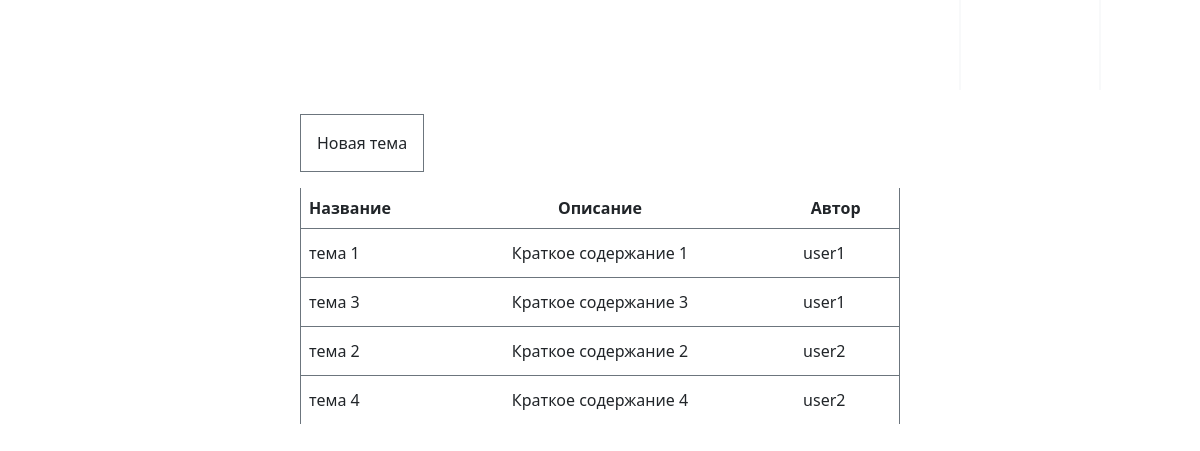
The page / (signed in) on the database its author committed.
### tables this page shows
create table articles
(
    id int auto_increment primary key,
    title varchar(50),
    author_id int,
    summary varchar(255),
    content text,
    time datetime DEFAULT CURRENT_TIMESTAMP,
    CONSTRAINT check_article_author_id foreign key (author_id) references users (id) ON DELETE cascade
);

create table users
(
    id              int AUTO_INCREMENT PRIMARY KEY,
    login           varchar(100) UNIQUE,
    password        varchar(255) not null
);

### application/Core/DB/DBCtl.php (called while the page is built, shortened)
<?php
class DBCtl
{
    private DBQueryClass $dbQueryCtl;
    public function __construct($dbAddr, $dbName, $dbUser, $dbPassword)
    {
        $this->dbQueryCtl = new DBQueryClass($dbAddr, $dbName, $dbUser, $dbPassword);
    }
    public function getUsers(): User
    {
        return new User($this->dbQueryCtl);
    }
    public function getArticles(): Article
    {
        return new Article($this->dbQueryCtl);
    }
    public function getComments(): Comment
    {
        return new Comment($this->dbQueryCtl);
    }
}

### application/Core/View.php (called while the page is built, shortened)
<?php
class View
{
    public function generate($template_view, $content_view, $content_css, $content_js, $pageName, $data = null)
    {
        require_once dirname(__DIR__, 1).DIRECTORY_SEPARATOR.'views'.DIRECTORY_SEPARATOR.$template_view;
    }
}

### application/Controllers/ArticleController.php (called while the page is built, shortened)
<?php
class ArticleController extends Controller
{
    public function __construct(DBCtl $dbCtl = null)
    {
        $this->articles = $dbCtl->getArticles();
    }
    public function index()
    {
        $data['login'] = UserController::getLoginFromClient();
        $data['articles'] = $this->articles->all();
        $this->view->generate('template_view.php', 'articles_view.php', 'articles.css', null, 'Форум - статьи', $data);
    }
}

### application/bootstrap.php (called while the page is built, shortened)
<?php
Route::start();

### index.php (called while the page is built, shortened)
<?php
require_once 'application/bootstrap.php';

### application/Core/DB/DBQueryClass.php (called while the page is built, shortened)
<?php
class DBQueryClass
{
    private $dbConnection;
    private string $host;
    private string $nameDB;
    private string $userDB;
    private string $passwordDB;
    public function __construct($host, $nameDB, $userDB, $passwordDB)
    {
        $this->host = $host;
        $this->nameDB = $nameDB;
        $this->userDB = $userDB;
        $this->passwordDB = $passwordDB;
    }
    private function connect()
    {
        try {
            $this->dbConnection = new PDO(
                "mysql:dbname=$this->nameDB; host=$this->host",
                $this->userDB,
                $this->passwordDB
            );
        } catch (PDOException $e) {
            die($e->getMessage());
        }
    }
    private function disconnect()
    {
        $this->dbConnection = null;
    }
    public function query(string $sql, bool $isOneValue = true)
    {
        $query = $this->dbConnection->query($sql);
        return $isOneValue ? $query->fetch(PDO::FETCH_ASSOC) : $query->fetchAll();
    }
}

### application/Models/Article.php (called while the page is built, shortened)
<?php
class Article extends Model
{
    public function all()
    {
        $sql = 'select articles.id as id, login, title, summary, content from articles join users on articles.author_id = users.id';
        return $this->db->query($sql, false);
    }
}

### application/Core/Model.php (called while the page is built, shortened)
<?php
class Model
{
    public function __construct(DBQueryClass $db)
    {
        $this->db = $db;
    }
}

### application/views/articles_view.php (the view)
<section class='w-50 mx-auto'>
    <a href="/article/create">
        <p class='d-inline-block border border-secondary text-decoration-none text-dark p-3'>Новая тема</p>
    </a>
    <section>
         <article class='d-flex border-start border-end border-secondary p-1'>
            <p class='w-25 m-0 fw-bolder p-1'>Название</p>
            <p class='w-75 text-center m-0 fw-bolder p-1'>Описание</p>
            <p class='w-25 text-center m-0 fw-bolder p-1'>Автор</p>
        </article>
        <?php foreach ($data['articles'] as $article) { ?>
            <a href="<?php echo '/article/show/'.$article['id']; ?>" class='text-decoration-none text-dark'>
            <article class='table-articles__tr cursor-pointer d-flex py-1 border-top border-start border-end border-secondary'>
                <p class='w-25 m-0 p-2'><?php echo $article['title']; ?></p>
                <p class='w-50 text-center m-0 p-2'><?php echo $article['summary']; ?></p>
                <p class='w-25 text-center m-0 p-2'><?php echo $article['login']; ?></p>
            </article>
            </a>
        <?php }?>
    </section>
</section>

### application/Core/Route.php (shortened to what this page needs)
<?php
class Route
{
    public static function start()
    {
        $routes = mb_substr($_SERVER['REQUEST_URI'], 1);
        $routes = explode('?', $routes)[0];
        $routesArr = explode('/', $routes);
        $controller_name = !empty($routes) ? ucfirst($routesArr[0]) : 'main';
        if (count($routesArr) > 1) {
            $action = $routesArr[1];
            $actionArr = explode('-', $action);
            for ($i = 1; $i < count($actionArr); ++$i) {
                $actionArr[$i] = ucfirst($actionArr[$i]);
            }
            $action = implode('', $actionArr);
        } else {
            $action = 'index';
        }
        $funcParam = count($routesArr) == 3 ? $routesArr[2] : false;
        $controller_name = str_replace('-', ' ', $controller_name);
        $controller_name = ucwords($controller_name);
        $controller_name = str_replace(' ', '', $controller_name);
        if ($controller_name === 'Main'
            && (isset($_SESSION['auth']) || isset($_COOKIE['auth']))
            && !isset($_GET['logout'])
        ) {
            $controller_name = 'Article';
        }
        $controller_name .= 'Controller';
        $controller_path = dirname(__DIR__, 1).DIRECTORY_SEPARATOR.'Controllers'.DIRECTORY_SEPARATOR.$controller_name.'.php';
        if (file_exists($controller_path)) {
            $controller = new $controller_name(
                new DBCtl(ConfigClass::HOST_DB, ConfigClass::NAME_DB, ConfigClass::USER_DB, ConfigClass::PASS_DB)
            );
        } else {
            $controller = new Page404Controller();
            $controller->index();
            return;
        }
        if (method_exists($controller, $action)) {
            if ($funcParam) {
                $controller->$action($funcParam);
            } else {
                $controller->$action();
            }
        } else {
            $controller = new Page404Controller();
            $controller->index();
        }
    }
}

### application/views/template_view.php (shortened to what this page needs)
<!DOCTYPE html>
<html lang="ru">
<head>
    <link href="https://cdn.jsdelivr.net/npm/bootstrap@5.0.2/dist/css/bootstrap.min.css" rel="stylesheet">
    <link rel="stylesheet" href="http://forum.local/application/css/reset_styles.css">
    <link rel="stylesheet" href="http://forum.local/application/css/template.css">
    <?php if (!empty($content_css)) { ?>
        <link rel="stylesheet" href="http://forum.local/application/css/<?php echo $content_css; ?>">
    <?php } ?>
</head>
<body>
<header class='mb-4'>
    <div class='text-center text-white bg-c4c4c4 d-flex justify-content-between'>
        <?php if (!is_null($data)) {?>
            <?php if (array_key_exists('login', $data)) {?>
                <h3 class='p-4 w-90'><?php echo $pageName; ?></h3>
                <div class='d-flex justify-content-end'>
                    <div class='d-flex align-items-center justify-content-between px-5 border-start border-end border-2 border-light'><?php echo $data['login']; ?></div>
                    <a href="/Main?logout=true" class='text-white bg-c4c4c4 text-decoration-none'>
                        <div class='h-100 d-flex align-items-center px-4'>Выйти</div>
                    </a>
                </div>
            <?php } ?>
        <?php } else { ?>
            <h3 class='p-4 w-100'><?php echo $pageName; ?></h3>
        <?php } ?>
    </div>
</header>
<?php include $content_view; ?>
</body>
</html>

### rows shown on the page
articles: title "тема 1", summary "Краткое содержание 1", author.login "user1"
articles: title "тема 3", summary "Краткое содержание 3", author.login "user1"
articles: title "тема 2", summary "Краткое содержание 2", author.login "user2"
articles: title "тема 4", summary "Краткое содержание 4", author.login "user2"
